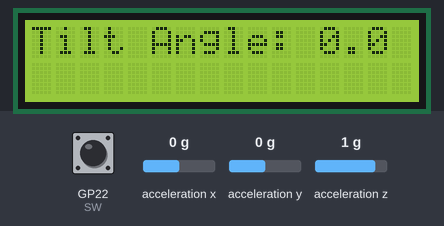
Recording of a program running on a simulated Raspberry Pi Pico running MicroPython. Shown: 16×2 character LCD. Inputs (shaded band) come from the test bench; at power-on: GP22 (SW) HIGH, acceleration z 1 g, acceleration x 0 g, acceleration y 0 g. Library files of the repository ran but are not shown: imu.py, I2C_LCD_display.py; what the program prints to the serial console is not drawn.

Above: at 1.7 s.
1.8 s: GP22 (SW) pulled LOW for 0.25 s
At 2.14 s:
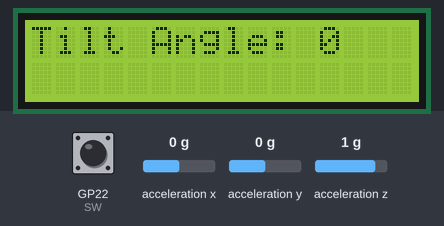
3.6 s: acceleration z set to -0.8 g
At 5.1 s:
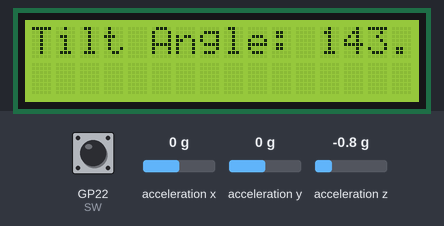
5.4 s: GP22 (SW) pulled LOW for 1 s
At 5.95 s:
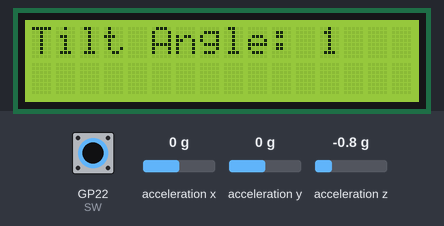
7.9 s: acceleration z set to 0 g
At 9.0 s:
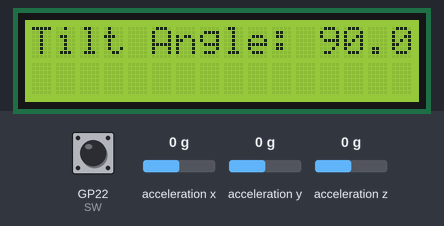
9.6 s: acceleration z set to 0.8 g
At 11.1 s:
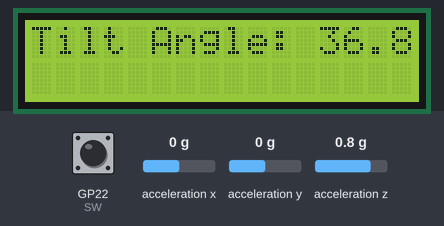
11.4 s: GP22 (SW) driven LOW
At 12.02 s:
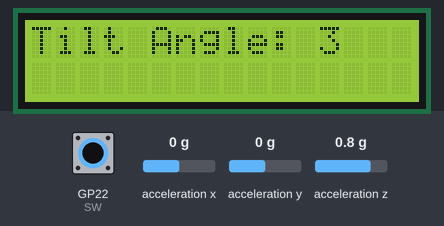

Measured:
- after the input at 1.8 s, the display: first changes at once (image 1 shows a later state)
- after the input at 3.6 s, the display: first changes after 0.22 s (image 2 shows a later state)
- after the input at 5.4 s, the display: first changes after 0.20 s (image 3 shows a later state)
- after the input at 7.9 s, the display: first changes after 0.20 s (image 4 shows a later state)
- after the input at 9.6 s, the display: first changes after 0.30 s (image 5 shows a later state)
- after the input at 11.4 s, the display: first changes after 0.27 s (image 6 shows a later state)

The program:

advancedProject.py
```python
#Shu Raturi
#Use i2c LCD, MPU6050, DHT11 and a rotary encoder
#Gets data from the sensors such as temperature, humidity and tilt angle then displays that to the i2c LCD which updates in real time as the data changes.
#The screen has different pages which can be switched with the use of the rotary encoder.

from imu import MPU6050
from machine import I2C, Pin
from dht import DHT11
import I2C_LCD_display
import utime as time
import math

#LCD
mylcd = I2C_LCD_display.lcd()

#DHT11 sensor
myPin = Pin(16, Pin.OUT, Pin.PULL_DOWN)
sensor = DHT11(myPin)

#MPU 6050 sensor
i2c = I2C(1, sda=Pin(6), scl=Pin(7), freq=400000)
mpu = MPU6050(i2c)

#Rotary variables
DT_Pin = Pin(26, Pin.IN, Pin.PULL_UP)
CLK_Pin = Pin(27, Pin.IN, Pin.PULL_UP)
SW = Pin(22, Pin.IN, Pin.PULL_UP)
value = 0
previousValue = 1
sw_state = 0

#Displays the temperature
def calculate_temperature():
    global sw_state #toggling between f and c
    sensor.measure() #gets the readings
    tempC = sensor.temperature
    hum = sensor.humidity
    strHum = str(hum)
    strTemp = str(tempC)
    tempF = (float(strTemp)*9/5+32)
    strTempF = str(tempF)
    print("\r", 'Temp= ', tempC, chr(176) + 'C ', 'Humidity = ', hum, '%', end='')
    mylcd.lcd_display_string("Humidity: " + strHum + "%" , 1, 0)
    if sw_state == 0:
        mylcd.lcd_display_string("Temp: " + strTemp + "C" , 2, 0)
    else:
        mylcd.lcd_display_string("Temp: " + strTempF + "F" , 2, 0)

#Calculates the tilt of the sensor
def calculate_angle():
    zAccel = mpu.accel.z
    if zAccel > 1:
        zAccel = 1
    theta=math.acos(zAccel)
    thetaDeg = theta/2/math.pi*360
    strThetaDeg = str(thetaDeg)
    print('Tilt Angle: ', thetaDeg, ' Degrees')
    mylcd.lcd_display_string("Tilt Angle: " + strThetaDeg , 1, 0)

#Checks when the rotary is being turned
def rotary_changed():
    global previousValue
    global value
    global sw_state
    if previousValue != CLK_Pin.value():
        if CLK_Pin.value() == 0:
            if DT_Pin.value() == 0:
                value = (value - 1)%2
                print("anti-clockwise", value)
            else:
                value = (value + 1)%2
                print("clockwise", value)
        previousValue = CLK_Pin.value()
    if SW.value() == 0:
        mylcd.lcd_clear()
        sw_state = 1 - sw_state
        time.sleep(.1)
    return value

previous_rotary_value = None
while True:

    #makes it so lcd clear runs once every time rotary value is changed
    current_rotary_value = rotary_changed()
    if current_rotary_value != previous_rotary_value:
        mylcd.lcd_clear()
    if current_rotary_value == 0:
        calculate_angle()
    elif current_rotary_value == 1:
        calculate_temperature()
    previous_rotary_value = current_rotary_value
```
